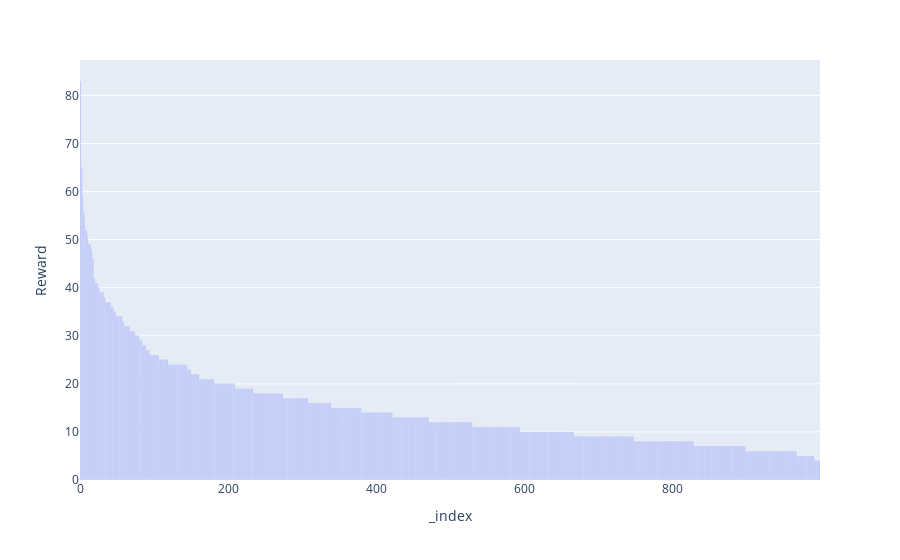

Write notebook code for a chart like this one.
### Code cell
px.bar(
    data_frame=df.groupby(['Batch'],as_index=False)[['Cumulative Reward (unnormalized)']].max().rename(columns={
        'Cumulative Reward (unnormalized)':'Reward'
    }).sort_values(by='Reward',ascending=False).reset_index(),
    y='Reward'
)

### Figure 1 — Plotly figure (JSON) as saved in the notebook; plotly's stock layout.template omitted (floating-point values rounded to 4 significant figures; data arrays with more than 128 entries replaced by an {"elided": "..."} marker saying what was removed)
{"data": [{"alignmentgroup": "True", "hovertemplate": "_index=%{x}<br>Reward=%{y}<extra></extra>", "legendgroup": "", "marker": {"color": "#636efa", "pattern": {"shape": ""}}, "name": "", "offsetgroup": "", "orientation": "v", "showlegend": false, "textposition": "auto", "type": "bar", "x": {"elided": "1000 int values"}, "xaxis": "x", "y": {"elided": "1000 int values"}, "yaxis": "y"}], "layout": {"barmode": "relative", "legend": {"tracegroupgap": 0}, "margin": {"t": 60}, "xaxis": {"anchor": "y", "domain": [0, 1], "title": {"text": "_index"}}, "yaxis": {"anchor": "x", "domain": [0, 1], "title": {"text": "Reward"}}}}
